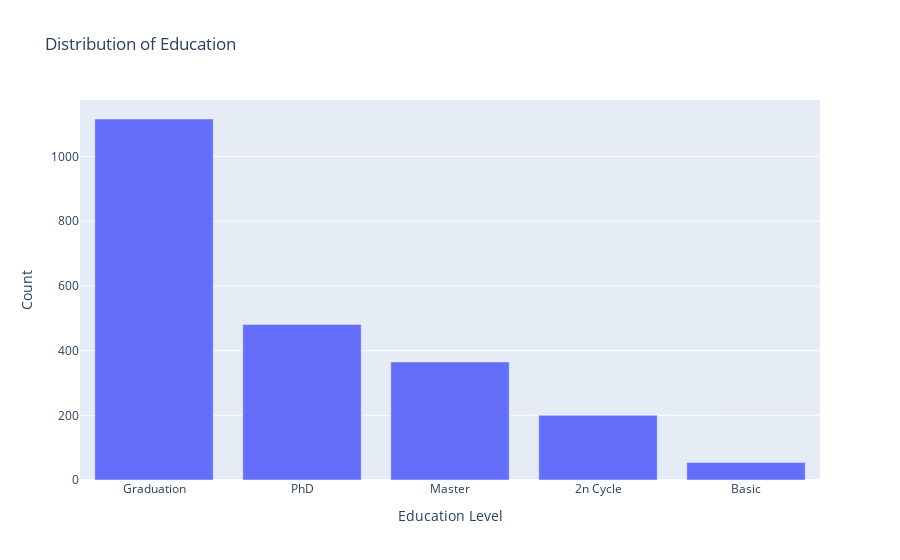

Here is the notebook cell this chart was saved with:
### Markdown cell above
**EDUCATION**

### Code cell
# sns.countplot(x='Education', data=df)
# plt.title('Distribution of Education')

education_distribution = df['Education'].value_counts().reset_index()
education_distribution.columns = ['Education', 'Count']

fig = px.bar(education_distribution, x='Education', y='Count',
             title='Distribution of Education',
             labels={'Education':'Education Level', 'Count':'Count'})

fig.show()

### Figure 1 — Plotly figure (JSON) as saved in the notebook; plotly's stock layout.template omitted (floating-point values rounded to 4 significant figures)
{"data": [{"alignmentgroup": "True", "hovertemplate": "Education Level=%{x}<br>Count=%{y}<extra></extra>", "legendgroup": "", "marker": {"color": "#636efa", "pattern": {"shape": ""}}, "name": "", "offsetgroup": "", "orientation": "v", "showlegend": false, "textposition": "auto", "type": "bar", "x": ["Graduation", "PhD", "Master", "2n Cycle", "Basic"], "xaxis": "x", "y": [1116, 481, 365, 200, 54], "yaxis": "y"}], "layout": {"barmode": "relative", "legend": {"tracegroupgap": 0}, "title": {"text": "Distribution of Education"}, "xaxis": {"anchor": "y", "domain": [0, 1], "title": {"text": "Education Level"}}, "yaxis": {"anchor": "x", "domain": [0, 1], "title": {"text": "Count"}}}}
